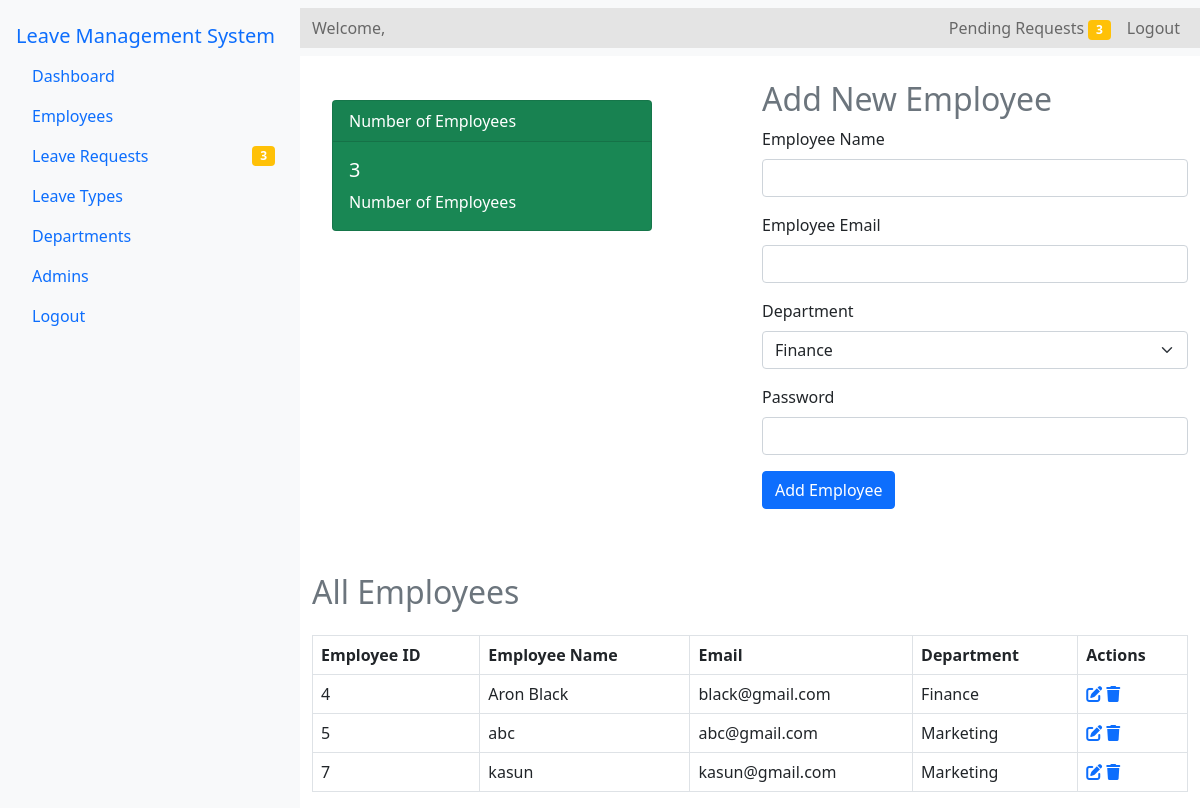
Before: /Source/admin/employees.php (signed in) with the older database file.
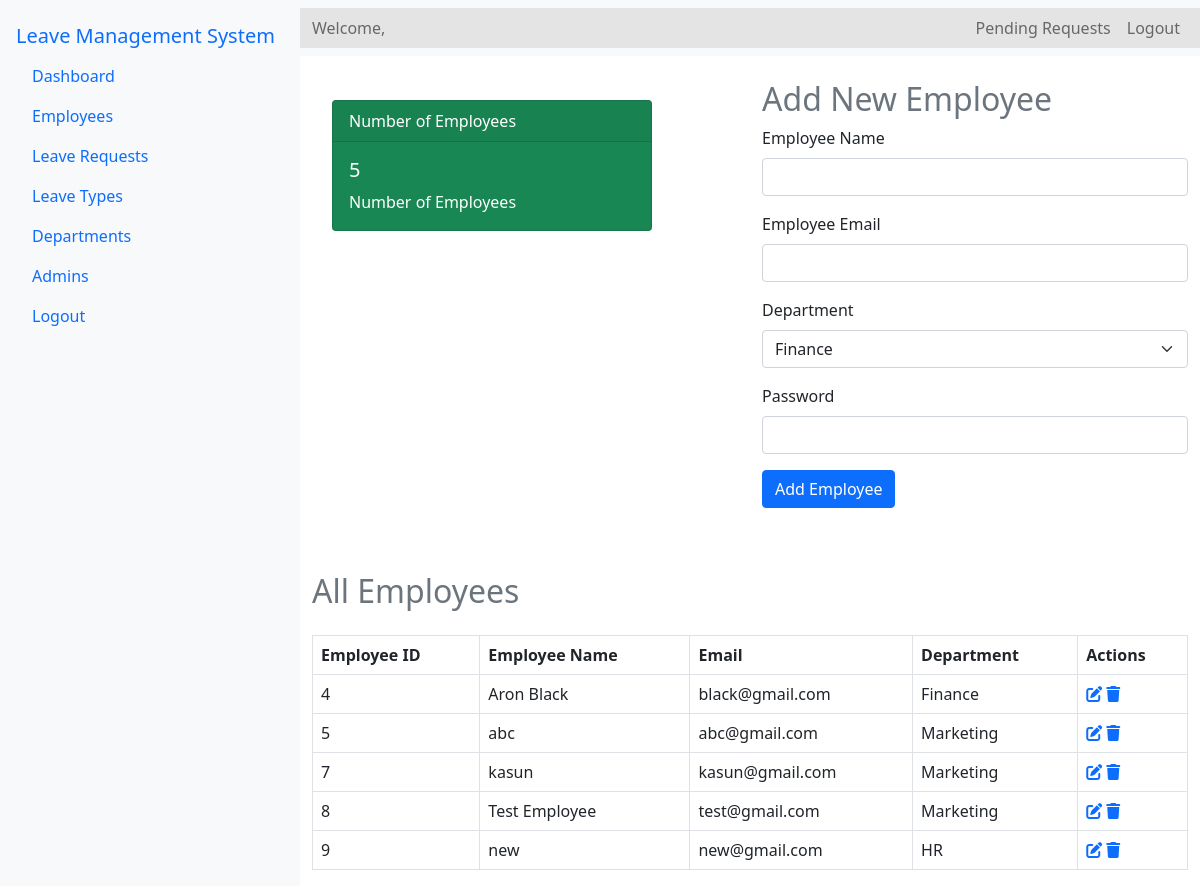
After: the same page with the newer database file.
### tables this page shows
CREATE TABLE `employees` (
  `E_id` int(11) NOT NULL,
  `E_name` varchar(100) NOT NULL,
  `E_email` varchar(100) NOT NULL,
  `E_department` varchar(100) NOT NULL,
  `E_password` varchar(110) NOT NULL
);

### Source/admin/employees.php (the view, shortened to what the changed rows need)
<?php
include '../config.php';
$employees_count_query = "SELECT COUNT(*) as count FROM employees";
$employees_count_result = $conn->query($employees_count_query);
$employees_count = $employees_count_result->fetch_assoc()['count'];
$employees_query = "SELECT * FROM employees";
$employees_result = $conn->query($employees_query);
$pending_leave_requests_count = $conn->query("SELECT COUNT(*) as count FROM leave_list WHERE Status = 'Pending'")->fetch_assoc()['count'];
?>
<!DOCTYPE html>
<html lang="en">
<head>
    <link rel="stylesheet" href="../bootstrap-5.0.2-dist/css/bootstrap.min.css">
    <link rel="stylesheet" href="../css/admin-dashboard.css">
    <link rel="stylesheet" href="https://cdnjs.cloudflare.com/ajax/libs/font-awesome/6.0.0-beta3/css/all.min.css">
    <link rel="stylesheet" href="../css/main.css">
    <link rel="stylesheet" href="../css/spinner.css">
</head>
<body>
<div class="d-flex">
    <nav class="nav flex-column bg-light p-3" style="width: 300px; min-height: 100vh;">
        <a class="nav-link d-flex justify-content-between align-items-center" href="leave-requests.php">
    Leave Requests
    <?php if ($pending_leave_requests_count > 0): ?>
        <span class="badge bg-warning"><?php echo $pending_leave_requests_count; ?></span>
    <?php endif; ?>
</a>
    </nav>
    <div class="flex-grow-1">
    <nav class="navbar navbar-expand-lg navbar-light bg-light">
    <div class="container-fluid">
        <div class="collapse navbar-collapse" id="navbarNavDropdown">
            <ul class="navbar-nav ms-auto">
                <li class="nav-item">
                    <a class="nav-link" href="leave-requests.php">
                        Pending Requests
                        <?php if ($pending_leave_requests_count > 0): ?>
                            <span class="badge bg-warning"><?php echo $pending_leave_requests_count; ?></span>
                        <?php endif; ?>
                    </a>
                </li>
            </ul>
        </div>
    </div>
</nav>
        <div class="container mt-4">
            <div class="row">
                <div class="col-md-6" style="max-width: 30rem;">
                <div class="card text-white bg-success mb-3" style="max-width: 20rem;">
                        <div class="card-body">
                            <h5 class="card-title"><?php echo $employees_count; ?></h5>
                            <p class="card-text">Number of Employees</p>
                        </div>
                    </div>
                </div>
                <div class="col-md-6" >
                    <h2 class="text-secondary">Add New Employee</h2>
                </div>
            </div>
            <div class="mt-5">
                <h2 class="text-secondary">All Employees</h2>
                <table class="table table-bordered mt-4">
                    <thead>
                        <tr>
                            <th>Employee ID</th>
                            <th>Employee Name</th>
                            <th>Email</th>
                            <th>Department</th>
                            <th>Actions</th>
                        </tr>
                    </thead>
                    <tbody>
                        <?php while ($row = $employees_result->fetch_assoc()): ?>
                        <tr>
                            <td><?php echo htmlspecialchars($row['E_id']); ?></td>
                            <td><?php echo htmlspecialchars($row['E_name']); ?></td>
                            <td><?php echo htmlspecialchars($row['E_email']); ?></td>
                            <td><?php echo htmlspecialchars($row['E_department']); ?></td>
                            <td>
                                <a href="employee-edit-profile.php?E_id=<?php echo htmlspecialchars($row['E_id']); ?>" ><i class="fas fa-edit"></i></a>
                                <a href="employee-delete.php?E_id=<?php echo htmlspecialchars($row['E_id']); ?>" onclick="return confirm('Are you sure you want to delete this employee?')"><i class="fas fa-trash"></i></a>
                            </td>
                        </tr>
                        <?php endwhile; ?>
                    </tbody>
                </table>
            </div>
        </div>
    </div>
</div>
</body>
</html>

Changed rows visible on the page:
added employees: E_id "8", E_name "Test Employee", E_email "test@gmail.com", E_department "Marketing"
added employees: E_id "9", E_name "new", E_email "new@gmail.com", E_department "HR"
Other visible differences:
$employees_count: "3" → "5"
$pending_leave_requests_count: "3" → (not shown)
